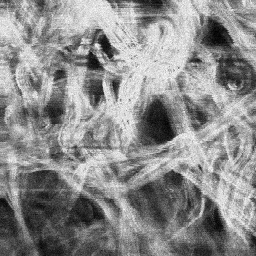
#> input picture bin_data/collagen.png, 256 x 256 px
$ jupyter execute BOW.ipynb
#> lines starting #> are read from the running program, lines starting #| are printed output that depends on the picture
### №1 Section for importing main libraries and defining main function

[cell 1]
import os
import numpy as np
import matplotlib.pyplot as plt
import statistics
from PIL import Image
from skimage.feature import hog
from skimage.feature import daisy
#The DAISY local image descriptor is based on gradient orientation histograms similar to the SIFT descriptor. It is formulated in a way that allows for fast dense extraction which is useful for e.g. bag-of-features image representations.
#In this example a limited number of DAISY descriptors are extracted at a large scale for illustrative purposes.
from skimage.transform import rescale

def plot2figs(image1, image2, title):
    plt.subplot(1,2,1)
    plt.axis('off')
    plt.imshow(image1, cmap=plt.cm.gray)
    plt.title('Original image')
    plt.subplot(1,2,2)
    plt.axis('off')
    plt.imshow(image2, cmap=plt.cm.gray)
    plt.title(title)
    plt.show()

### №2 Section for loading image

[cell 2]
image = Image.open(os.path.join('../bin_data', 'collagen.png'))
#> image is the input picture: PIL image 256x256 L; min 0, max 255, mean 139.3
image = np.asarray(image)

### №3 feature extraction example for implementation algorithm Bag of Words #BOW

[cell 3]
def features_extraction(image):
    descs, descs_img = daisy(image, step=31, radius=32, rings=2, histograms=6,  orientations=8, visualize=True)
    return descs, descs_img

rescaled = rescale(image, 0.5)
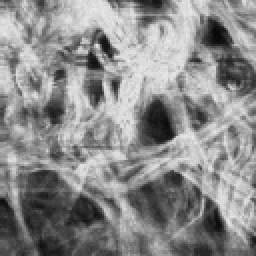
#> rescaled: shape (128, 128) float64 (shown 2 times larger); min 0.0299, max 0.924, mean 0.546
desc, img = features_extraction(rescaled)
#> in features_extraction, `descs, descs_img = daisy(image, step=31, radius=32, rings=2, histogram..`:
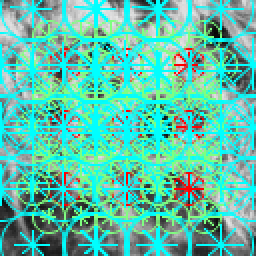
#> descs_img: shape (128, 128, 3) float64 (shown 2 times larger); mean of channels 0, 1, 2 0.362, 0.757, 0.669; drawn as R, G, B
plt.imshow(img)
plt.show()
